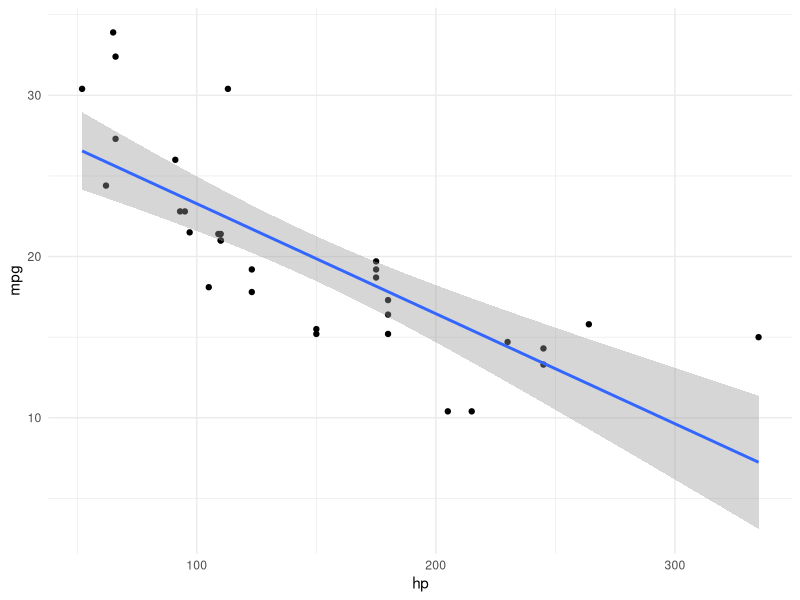
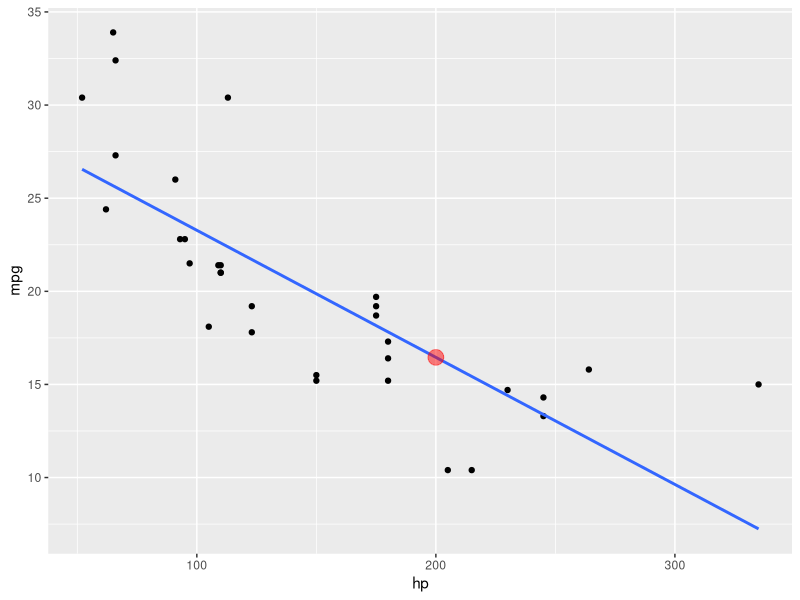
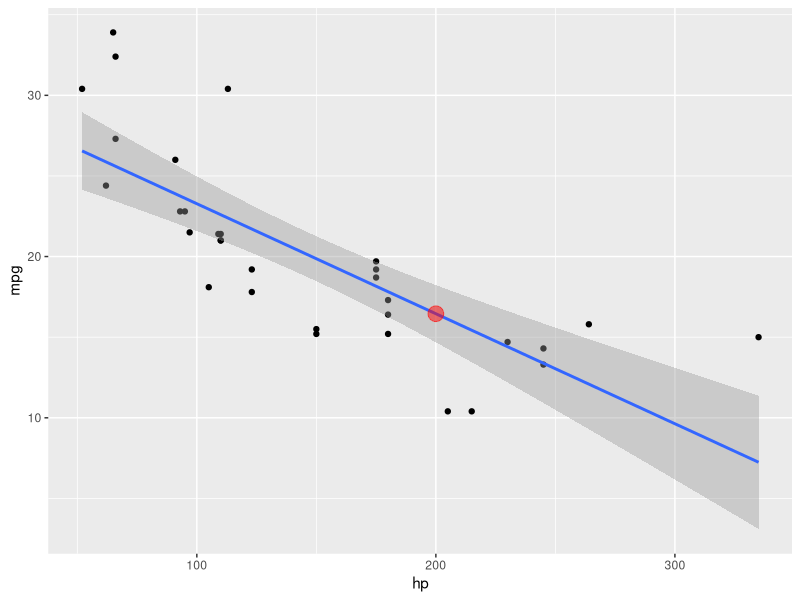
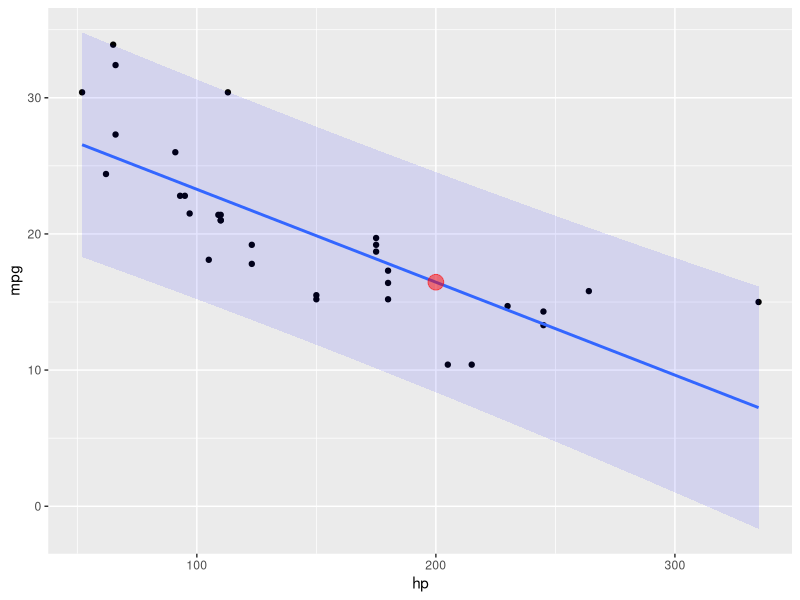

Write R code to recreate these figures, in order.
## ---- chunk 1
#| include: false
library(kableExtra)
library(tidyverse)
library(knitr)
## ---- chunk 2
#| echo: false
#| label: tab-kennwerte
#| tbl-cap: Bezeichnungen für Kennwerte
#| message: false
x <- tribble(
    ~Kennwert, ~Stichprobe, ~Grundgesamtheit,
  "Mittelwert", "$\\bar{X}$", "$\\mu$",
  "Streuung", "$sd$", "$\\sigma$",
  "Anteil", "$p$", "$\\pi$",
  "Korrelation", "$r$", "$\\rho$" ,
  "Regression", "$b$", "$\\beta$"

)

kable(x, escape = FALSE, booktabs = TRUE, format = "simple") 
## ---- chunk 3
#| echo: false
x <- tribble(
    ~Kennwert, ~Stichprobe, ~Grundgesamtheit, ~Schätzwert,
  "Mittelwert", "$\\bar{X}$", "$\\mu$", "$\\hat{\\mu}$",
  "Streuung", "$sd$", "$\\sigma$", "$\\hat{\\sigma}$",
  "Anteil", "$p$", "$\\pi$", "$\\hat{\\pi}$",
  "Korrelation", "$r$", "$\\rho$", "$\\hat{\\rho}$" ,
  "Regression", "$b$", "$\\beta$", "$\\hat{\\beta}$"

)

kable(x, escape = FALSE, booktabs = TRUE, format = "simple") 
## ---- chunk 4
#| message: false
#| echo: false
#| label: fig-regr-rules
#| fig-cap: Die Regressionsgerade in voller Pracht
data(mtcars)
ggplot(mtcars) +
  aes(x = hp, y = mpg) +
  geom_point() +
  geom_smooth(method = "lm") +
  theme_minimal()
## ---- chunk 5
#| echo: false
#| fig-cap: Eine Punktschätzung
#| label: fig-punktschaetzer
#| message: false
#| fig-asp: 0.5
lm1_glm <- lm(mpg ~ hp, data = mtcars)

mtcars <-
  mtcars %>%
  mutate(pred = 30 - hp*0.07)


pred_interval <-
  tibble(
    hp = seq(min(mtcars$hp), max(mtcars$hp), by = 1),
    mpg = predict(lm1_glm, newdata = data.frame(hp)),
    lwr = mpg - 2*3,
    upr = mpg + 2*3
  )

plot1 <-
  ggplot(mtcars,
       aes(x = hp, y = mpg)) +
  geom_point() +
  geom_smooth(method = "lm", se = FALSE) +
  annotate("point", x = 200,
           y = predict(lm1_glm, newdata = data.frame(hp = 200)),
           color = "red",
           alpha = .5,
           size = 5)
plot1
## ---- chunk 6
#| echo: false
lm1_glm <- lm(mpg ~ hp, data = mtcars)

mtcars <- 
  mtcars %>% 
  mutate(pred = 30 - hp*0.07)


pred_interval <-
  tibble(
    hp = seq(min(mtcars$hp), max(mtcars$hp), by = 1),
    mpg = predict(lm1_glm, newdata = data.frame(hp)),
    lwr = mpg - 2*3,
    upr = mpg + 2*3
  )

## ---- chunk 7
#| echo: false
#| fig-cap: Ungewissheit in den Regressionskoeffizienten
#| label: fig-ungewiss1
#| message: false


plot2 <-
  ggplot(mtcars,
       aes(x = hp, y = mpg)) +
  geom_point() +
  geom_smooth(method = "lm", se = TRUE) +
  annotate("point", x = 200,
           y = predict(lm1_glm, newdata = data.frame(hp = 200)),
           color = "red",
           alpha = .5,
           size = 5)
plot2
## ---- chunk 8
#| echo: false
#| fig-cap: Zweifache Ungewissheit in den Regressionskoeffizienten - Vorhersageintervall
#| label: fig-ungewiss2
#| message: false


pred_interval2 <-
  predict(lm1_glm,
          newdata = data.frame(hp = pred_interval$hp),
          interval = "prediction") %>%
  as_tibble() %>%
  rename(mpg = fit) %>%
  mutate(hp = pred_interval$hp)



ggplot(mtcars) +
  aes(x = hp, y = mpg) +
  geom_point()+
  geom_ribbon(data = pred_interval2,
              aes(ymin = lwr, ymax = upr,
                  y = mpg,
                  x = hp),
              fill = "blue",
              alpha = .1) +
  geom_smooth(method = "lm", se = FALSE) +
  annotate("point", x = 200,
           y = predict(lm1_glm, newdata = data.frame(hp = 200)),
           color = "red",
           alpha = .5,
           size = 5)
